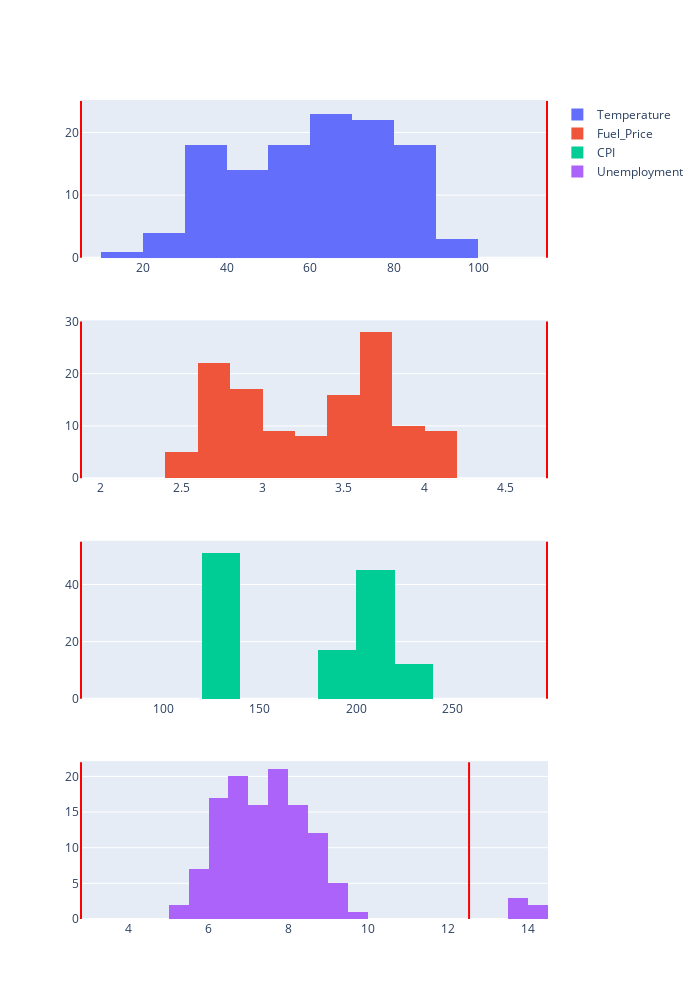

Source (notebook cell):
### Code cell
# vérification de la présence d'outliers :
# histogrammes des 4 features quantitatives, avec visualisation des limites mean +/- 3 * std

fig = make_subplots(rows = 4, cols = 1)

fig.add_trace(
    go.Histogram(
        x = Walmart["Temperature"], name = "Temperature"),
        row = 1,
        col = 1)
fig.add_shape(
    type="line",
    x0=df_stat.loc["Temperature","outliers_min"],
    y0=0,
    x1=df_stat.loc["Temperature","outliers_min"],
    y1=25,
    xref='x',
    yref="y",
    line=dict(
        color="Red",
        width=2
    ),
    row=1,
    col=1
)
fig.add_shape(
    type="line",
    x0=df_stat.loc["Temperature","outliers_max"],
    y0=0,
    x1=df_stat.loc["Temperature","outliers_max"],
    y1=25,
    xref='x',
    yref="y",
    line=dict(
        color="Red",
        width=2
    ),
    row=1,
    col=1
)

fig.add_trace(
    go.Histogram(
        x = Walmart["Fuel_Price"], name = "Fuel_Price"),
        row = 2,
        col = 1)
fig.add_shape(
    type="line",
    x0=df_stat.loc["Fuel_Price","outliers_min"],
    y0=0,
    x1=df_stat.loc["Fuel_Price","outliers_min"],
    y1=30,
    xref='x',
    yref="y",
    line=dict(
        color="Red",
        width=2
    ),
    row=2,
    col=1
)
fig.add_shape(
    type="line",
    x0=df_stat.loc["Fuel_Price","outliers_max"],
    y0=0,
    x1=df_stat.loc["Fuel_Price","outliers_max"],
    y1=30,
    xref='x',
    yref="y",
    line=dict(
        color="Red",
        width=2
    ),
    row=2,
    col=1
)

fig.add_trace(
    go.Histogram(
        x = Walmart["CPI"], name = "CPI"),
        row = 3,
        col = 1)
fig.add_shape(
    type="line",
    x0=df_stat.loc["CPI","outliers_min"],
    y0=0,
    x1=df_stat.loc["CPI","outliers_min"],
    y1=55,
    xref='x',
    yref="y",
    line=dict(
        color="Red",
        width=2
    ),
    row=3,
    col=1
)
fig.add_shape(
    type="line",
    x0=df_stat.loc["CPI","outliers_max"],
    y0=0,
    x1=df_stat.loc["CPI","outliers_max"],
    y1=55,
    xref='x',
    yref="y",
    line=dict(
        color="Red",
        width=2
    ),
    row=3,
    col=1
)

fig.add_trace(
    go.Histogram(
        x = Walmart["Unemployment"], name = "Unemployment"),
        row = 4,
        col = 1)
fig.add_shape(
    type="line",
    x0=df_stat.loc["Unemployment","outliers_min"],
    y0=0,
    x1=df_stat.loc["Unemployment","outliers_min"],
    y1=22,
    xref='x',
    yref="y",
    line=dict(
        color="Red",
        width=2
    ),
    row=4,
    col=1
)
fig.add_shape(
    type="line",
    x0=df_stat.loc["Unemployment","outliers_max"],
    y0=0,
    x1=df_stat.loc["Unemployment","outliers_max"],
    y1=22,
    xref='x',
    yref="y",
    line=dict(
        color="Red",
        width=2
    ),
    row=4,
    col=1
)

fig.update_layout(width=700, height=1000)

fig.show()

# conclusion : il y a bien des outliers uniquement dans la colonne Unemployement

### Figure 1 — Plotly figure (JSON) as saved in the notebook; plotly's stock layout.template omitted (floating-point values rounded to 4 significant figures; data arrays with more than 128 entries replaced by an {"elided": "..."} marker saying what was removed)
{"data": [{"name": "Temperature", "type": "histogram", "x": {"elided": "136 float values"}, "xaxis": "x", "yaxis": "y"}, {"name": "Fuel_Price", "type": "histogram", "x": {"elided": "136 float values"}, "xaxis": "x2", "yaxis": "y2"}, {"name": "CPI", "type": "histogram", "x": {"elided": "136 float values"}, "xaxis": "x3", "yaxis": "y3"}, {"name": "Unemployment", "type": "histogram", "x": {"elided": "136 float values"}, "xaxis": "x4", "yaxis": "y4"}], "layout": {"height": 1000, "shapes": [{"line": {"color": "Red", "width": 2}, "type": "line", "x0": 5.311, "x1": 5.311, "xref": "x", "y0": 0, "y1": 25, "yref": "y"}, {"line": {"color": "Red", "width": 2}, "type": "line", "x0": 116.4, "x1": 116.4, "xref": "x", "y0": 0, "y1": 25, "yref": "y"}, {"line": {"color": "Red", "width": 2}, "type": "line", "x0": 1.878, "x1": 1.878, "xref": "x2", "y0": 0, "y1": 30, "yref": "y2"}, {"line": {"color": "Red", "width": 2}, "type": "line", "x0": 4.756, "x1": 4.756, "xref": "x2", "y0": 0, "y1": 30, "yref": "y2"}, {"line": {"color": "Red", "width": 2}, "type": "line", "x0": 57.36, "x1": 57.36, "xref": "x3", "y0": 0, "y1": 55, "yref": "y3"}, {"line": {"color": "Red", "width": 2}, "type": "line", "x0": 298.8, "x1": 298.8, "xref": "x3", "y0": 0, "y1": 55, "yref": "y3"}, {"line": {"color": "Red", "width": 2}, "type": "line", "x0": 2.807, "x1": 2.807, "xref": "x4", "y0": 0, "y1": 22, "yref": "y4"}, {"line": {"color": "Red", "width": 2}, "type": "line", "x0": 12.52, "x1": 12.52, "xref": "x4", "y0": 0, "y1": 22, "yref": "y4"}], "width": 700, "xaxis": {"anchor": "y", "domain": [0, 1]}, "xaxis2": {"anchor": "y2", "domain": [0, 1]}, "xaxis3": {"anchor": "y3", "domain": [0, 1]}, "xaxis4": {"anchor": "y4", "domain": [0, 1]}, "yaxis": {"anchor": "x", "domain": [0.8063, 1]}, "yaxis2": {"anchor": "x2", "domain": [0.5375, 0.7312]}, "yaxis3": {"anchor": "x3", "domain": [0.2687, 0.4625]}, "yaxis4": {"anchor": "x4", "domain": [0, 0.1938]}}}
